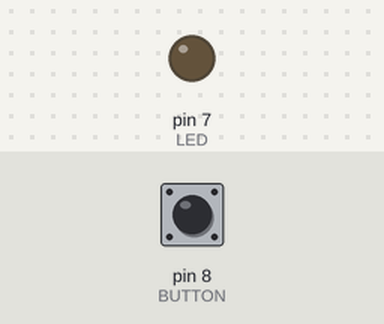
A sketch run on a simulated Arduino Uno, built with avr-gcc and run on an emulated ATmega328P. Parts: output pins drawn as LEDs (lit = HIGH). The test bench sets the inputs (shaded band); at power-on: pin 8 (BUTTON) LOW.

Above: at 1.2 s.
1.3 s: pin 8 (BUTTON) pulled HIGH for 0.15 s
At 1.37 s:
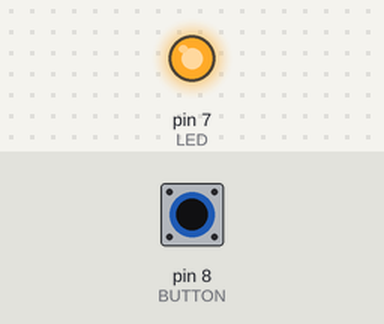
2.9 s: pin 8 (BUTTON) pulled HIGH for 3.2 s
At 7.0 s:
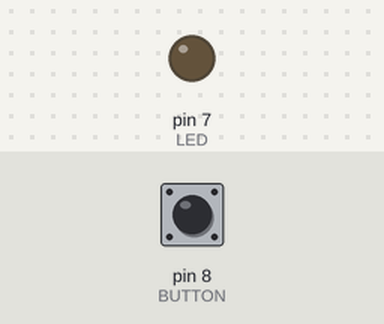
Timing chart, 0 to 8.5 s (numbered marks = the images above; inputs shaded):
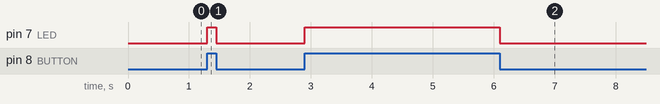

The sketch:

ch3hw4.ino
```cpp
int LED = 7;
int BUTTON = 8;

void setup(){
  pinMode(LED, OUTPUT);
  pinMode(BUTTON, INPUT);
}

void loop(){
  if(digitalRead(BUTTON) == HIGH){
    digitalWrite(LED, HIGH);
  }else{
  digitalWrite(LED, LOW);
}
}
```

Measured:
- after the input at 1.3 s, pin 7 (LED): LOW → HIGH at once, → LOW 0.15 s later
- after the input at 2.9 s, pin 7 (LED): LOW → HIGH at once, → LOW 3.2 s later
